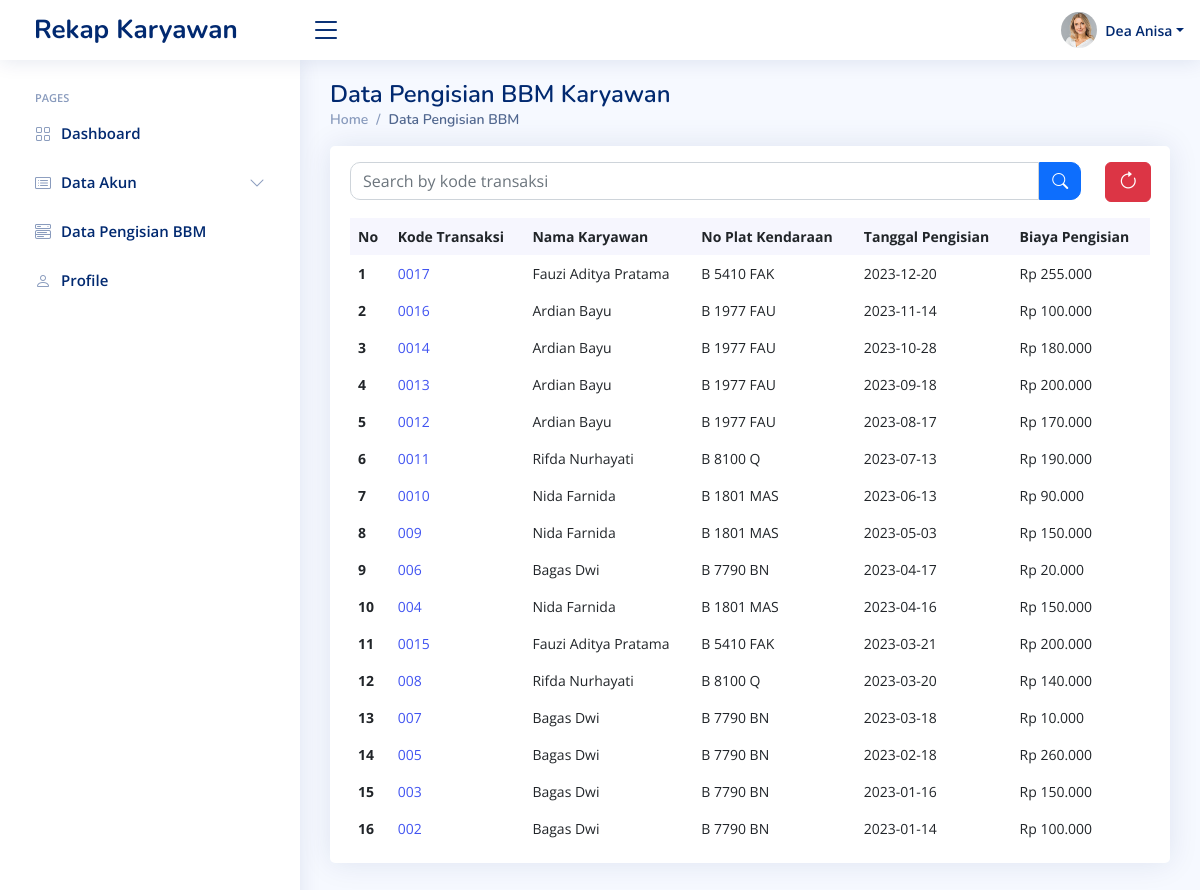
Page /data_pengisian_bbm.php (signed in) on the committed database.
### tables this page shows
CREATE TABLE `tb_user` (
  `id` int(11) NOT NULL,
  `username` varchar(20) NOT NULL,
  `password` varchar(20) NOT NULL,
  `nama_user` varchar(100) NOT NULL,
  `jenis_kelamin` varchar(10) NOT NULL,
  `no_telpon` varchar(20) NOT NULL,
  `email` varchar(100) NOT NULL,
  `foto_profil` varchar(100) NOT NULL,
  `level` varchar(10) NOT NULL
);

CREATE TABLE `tb_rekap_pengisian_bbm` (
  `id` int(11) NOT NULL,
  `tanggal` date NOT NULL,
  `username` varchar(100) NOT NULL,
  `kilometer` int(11) NOT NULL,
  `biaya_pengisian` int(11) NOT NULL,
  `keterangan` text NOT NULL,
  `bukti_pembayaran` varchar(100) NOT NULL
);

CREATE TABLE `tb_karyawan` (
  `id` int(11) NOT NULL,
  `username` varchar(20) NOT NULL,
  `nama_karyawan` varchar(100) NOT NULL,
  `nama_kendaraan` varchar(100) NOT NULL,
  `no_plat` varchar(20) NOT NULL,
  `total_pengisian` int(11) NOT NULL
);

### format_rupiah.php (called while the page is built)
<?php
function rupiah($angka)
{
    $hasil_rupiah = "Rp " . number_format($angka, 0, ',', '.');
    return $hasil_rupiah;
}

### data_pengisian_bbm.php (the view, shortened to what this page needs)
<?php
require './koneksi.php';
if ($_SESSION['admin'] || $_SESSION['karyawan']) {
    if ($_SESSION['admin']) {
        $user = $_SESSION['admin'];
    } else if ($_SESSION['karyawan']) {
        $user = $_SESSION['karyawan'];
    }
}
else{
    header('location:login.php');
}
$sql = mysqli_query($conn, "SELECT * FROM tb_user WHERE username = '$user' ");
$data = mysqli_fetch_assoc($sql);
?>
<!DOCTYPE html>
<html lang="en">
<?php
include 'head.php';
?>
<body>
    <?php
    include './navbar.php';
    ?>
    <main id="main" class="main">
        <div class="pagetitle">
            <h1>Data Pengisian BBM Karyawan</h1>
            <nav>
                <ol class="breadcrumb">
                    <li class="breadcrumb-item"><a href="./index.php">Home</a></li>
                    <li class="breadcrumb-item active">Data Pengisian BBM</li>
                </ol>
            </nav>
        </div>
        <section class="section dashboard">
            <div class="row">
                <div class="col-lg-12">
                    <div class="row">
                        <div class="col-12">
                            <div class="card top-selling overflow-auto">
                                <div class="card-body pb-0">
                                    <?php
                                    if ($data['level'] == "Karyawan") {
                                        $sql_karyawan = mysqli_query($conn, "SELECT * FROM tb_karyawan WHERE username = '$data[username]' ");
                                        $data_karyawan = mysqli_fetch_assoc($sql_karyawan);
                                        $query = mysqli_query($conn, "SELECT * FROM tb_rekap_pengisian_bbm WHERE username = '$data[username]' ORDER BY kilometer DESC");
                                        $data_pengisian = mysqli_fetch_assoc($query);
                                    ?>
                                        <div class="row ms-1">
                                            <h5 class="col-10 card-title">Total Pengisian BBM : <span class="text-dark fw-bold fs-5"><?= rupiah($data_karyawan['total_pengisian']) ?></span> <br class="mb-2"> Kilometer Terakhir : <span class="text-dark fw-bold fs-5">
                                                    <?php
                                                    if (mysqli_num_rows($query) == 0) {
                                                        echo 0;
                                                    } else {
                                                        echo jarak($data_pengisian['kilometer']);
                                                    }
                                                    ?></span></h5>
                                            <a href="./create_pengisian_bbm.php" class="col-2 my-auto"><span class="btn btn-success"><i class="bi-plus-lg"></i> Tambah</span></a>
                                        </div>
                                        <div class="mb-3 row">
                                            <div class="col-11">
                                                <form class="search-form d-flex align-items-center" method="POST" action="">
                                                    <input type="text" name="search" placeholder="Search by kode transaksi" class="form-control" style="border-radius: 10px 0 0 10px;" required>
                                                    <button type="submit" class="btn btn-primary" style="border-radius: 0 10px 10px 0;"><i class="bi bi-search"></i></button>
                                                </form>
                                            </div>
                                            <div class="col-1">
                                                <a href="" class="btn btn-danger py-1 my-auto" title="Refresh Page"><i class="bi bi-arrow-clockwise fs-5"></i></a>
                                            </div>
                                        </div>
                                        <table class="table table-borderless">
                                            <thead>
                                                <tr>
                                                    <th scope="col">No</th>
                                                    <th scope="col">Kode Transaksi</th>
                                                    <th scope="col">Tanggal Pengisian</th>
                                                    <th scope="col">Biaya Pengisian</th>
                                                    <th scope="col">Kilometer</th>
                                                    <th scope="col" class="text-center col-2"><i class="bi bi-gear-fill"></i></th>
                                                </tr>
                                            </thead>
                                            <tbody>
                                                <?php
                                                $no = 1;
                                                if (isset($_POST['search'])) {
                                                    $id = substr($_POST['search'], 2);
                                                    $query = mysqli_query($conn, "SELECT * FROM tb_rekap_pengisian_bbm WHERE username = '$data[username]' && id = '$id' ");
                                                } else {
                                                    $query = mysqli_query($conn, "SELECT * FROM tb_rekap_pengisian_bbm WHERE username = '$data[username]' ORDER BY kilometer DESC ");
                                                }
                                                while ($data_pengisian = mysqli_fetch_assoc($query)) {
                                                    $sql_karyawan = mysqli_query($conn, "SELECT * FROM tb_karyawan WHERE username = '$data_pengisian[username]' ");
                                                    $data_karyawan = mysqli_fetch_assoc($sql_karyawan);
                                                ?>
                                                    <tr>
                                                        <th scope="row"><?= $no++ ?></th>
                                                        <td><a type="button" class="text-link" data-bs-toggle="modal" data-bs-target="#modalTransaksi<?= $data_pengisian['id'] ?>">00<?= $data_pengisian['id'] ?></a></td>
                                                        <td><?= $data_pengisian['tanggal'] ?></td>
                                                        <td><?= rupiah($data_pengisian['biaya_pengisian']) ?></td>
                                                        <td><?= jarak($data_pengisian['kilometer']) ?></td>
                                                        <td class="text-center">
                                                            <a href="./update_pengisian_bbm.php?id=<?= $data_pengisian['id'] ?>" class="me-1">Ubah</a>
                                                            <a href="./delete_pengisian_bbm.php?username=<?= $data_karyawan['username'] ?>&id=<?= $data_pengisian['id'] ?>" onclick="return confirm('Apakah anda yakin ingin menghapus data tersebut?')" class="ms-1">Hapus</a>
                                                        </td>
                                                    </tr>
                                                <?php
                                                    include './detail_transaksi.php';
                                                }
                                                ?>
                                            </tbody>
                                        </table>
                                    <?php
                                    } elseif ($data['level'] == "Admin") {
                                    ?>
                                        <div class="my-3 row">
                                            <div class="col-11">
                                                <form class="search-form d-flex align-items-center" method="POST" action="">
                                                    <input type="text" name="search" placeholder="Search by kode transaksi" class="form-control" style="border-radius: 10px 0 0 10px;" required>
                                                    <button type="submit" class="btn btn-primary" style="border-radius: 0 10px 10px 0;"><i class="bi bi-search"></i></button>
                                                </form>
                                            </div>
                                            <div class="col-1">
                                                <a href="" class="btn btn-danger py-1 my-auto" title="Refresh Page"><i class="bi bi-arrow-clockwise fs-5"></i></a>
                                            </div>
                                        </div>
                                        <table class="table table-borderless">
                                            <thead>
                                                <tr>
                                                    <th scope="col">No</th>
                                                    <th scope="col">Kode Transaksi</th>
                                                    <th scope="col">Nama Karyawan</th>
                                                    <th scope="col">No Plat Kendaraan</th>
                                                    <th scope="col">Tanggal Pengisian</th>
                                                    <th scope="col">Biaya Pengisian</th>
                                                </tr>
                                            </thead>
                                            <tbody>
                                                <?php
                                                $no = 1;
                                                if (isset($_POST['search'])) {
                                                    $id = substr($_POST['search'], 2);
                                                    $query = mysqli_query($conn, "SELECT * FROM tb_rekap_pengisian_bbm WHERE id = '$id' ORDER BY tanggal DESC");
                                                } else {
                                                    $query = mysqli_query($conn, "SELECT * FROM tb_rekap_pengisian_bbm ORDER BY tanggal DESC");
                                                }
                                                while ($data_pengisian = mysqli_fetch_assoc($query)) {
                                                    $sql_karyawan = mysqli_query($conn, "SELECT * FROM tb_karyawan WHERE username = '$data_pengisian[username]' ");
                                                    $data_karyawan = mysqli_fetch_assoc($sql_karyawan);
                                                ?>
                                                    <tr>
                                                        <th scope="row"><?= $no++ ?></th>
                                                        <td><a type="button" class="text-link" data-bs-toggle="modal" data-bs-target="#modalTransaksi<?= $data_pengisian['id'] ?>">00<?= $data_pengisian['id'] ?></a></td>
                                                        <td><?= $data_karyawan['nama_karyawan'] ?></td>
                                                        <td><?= $data_karyawan['no_plat'] ?></td>
                                                        <td><?= $data_pengisian['tanggal'] ?></td>
                                                        <td><?= rupiah($data_pengisian['biaya_pengisian']) ?></td>
                                                    </tr>
                                                <?php
                                                }
                                                ?>
                                            </tbody>
                                        </table>
                                    <?php
                                    }
                                    ?>
                                </div>
                            </div>
                        </div>
                    </div>
                </div>
            </div>
        </section>
    </main>
</body>
</html>

### navbar.php (shortened to what this page needs)
<header id="header" class="header fixed-top d-flex align-items-center">
    <div class="d-flex align-items-center justify-content-between">
        <a href="./index.php" class="logo d-flex align-items-center">
            <span class="d-none d-lg-block ms-2">Rekap Karyawan</span>
        </a>
        <i class="bi bi-list toggle-sidebar-btn"></i>
    </div>
    <nav class="header-nav ms-auto">
        <ul class="d-flex align-items-center">
            <li class="nav-item dropdown pe-3">
                <a class="nav-link nav-profile d-flex align-items-center pe-0" href="#" data-bs-toggle="dropdown">
                    <?php
                    if ($data['foto_profil'] == '') {
                        if ($data['jenis_kelamin'] == 'L') {
                    ?>
                            <img src="assets/img/profile-img.jpg" alt="Profile" class="rounded-circle">
                        <?php
                        } else {
                        ?>
                            <img src="assets/img/messages-1.jpg" alt="Profile" class="rounded-circle">
                        <?php
                        }
                    } else {
                        ?>
                        <img src="./profile/<?= $data['foto_profil'] ?>" alt="Profile" class="rounded-circle" style="max-width: 40px; height: 50px;">
                    <?php
                    }
                    ?>
                    <span class="d-none d-md-block dropdown-toggle ps-2"><?= $data['nama_user'] ?></span>
                </a>
            </li>
        </ul>
    </nav>
</header>
<aside id="sidebar" class="sidebar">
    <ul class="sidebar-nav" id="sidebar-nav">
        <li class="nav-heading">Pages</li>
        <li class="nav-item">
            <a class="nav-link collapsed" href="./index.php">
                <i class="bi bi-grid"></i>
                <span>Dashboard</span>
            </a>
        </li>
        <?php
        if ($data['level'] == 'Admin') {
        ?>
            <li class="nav-item">
                <a class="nav-link collapsed" data-bs-target="#tables-nav" data-bs-toggle="collapse" href="#">
                    <i class="bi bi-card-list"></i><span>Data Akun</span><i class="bi bi-chevron-down ms-auto"></i>
                </a>
            </li>
            <li class="nav-item">
                <a class="nav-link collapsed" href="./data_pengisian_bbm.php">
                    <i class="bi bi-menu-button-wide"></i>
                    <span>Data Pengisian BBM</span>
                </a>
            </li>
        <?php
        }
        ?>
        <li class="nav-item">
            <a class="nav-link collapsed" href="./profile.php">
                <i class="bi bi-person"></i>
                <span>Profile</span>
            </a>
        </li>
    </ul>
</aside>

### rows in the picture
tb_user: foto_profil (picture), nama_user "Dea Anisa"
tb_rekap_pengisian_bbm: id "17", tb_karyawan.nama_karyawan "Fauzi Aditya Pratama", tb_karyawan.no_plat "B 5410 FAK", tanggal "2023-12-20", biaya_pengisian "Rp 255.000"
tb_rekap_pengisian_bbm: id "16", tb_karyawan.nama_karyawan "Ardian Bayu", tb_karyawan.no_plat "B 1977 FAU", tanggal "2023-11-14", biaya_pengisian "Rp 100.000"
tb_rekap_pengisian_bbm: id "14", tb_karyawan.nama_karyawan "Ardian Bayu", tb_karyawan.no_plat "B 1977 FAU", tanggal "2023-10-28", biaya_pengisian "Rp 180.000"
tb_rekap_pengisian_bbm: id "13", tb_karyawan.nama_karyawan "Ardian Bayu", tb_karyawan.no_plat "B 1977 FAU", tanggal "2023-09-18", biaya_pengisian "Rp 200.000"
tb_rekap_pengisian_bbm: id "12", tb_karyawan.nama_karyawan "Ardian Bayu", tb_karyawan.no_plat "B 1977 FAU", tanggal "2023-08-17", biaya_pengisian "Rp 170.000"
tb_rekap_pengisian_bbm: id "11", tb_karyawan.nama_karyawan "Rifda Nurhayati", tb_karyawan.no_plat "B 8100 Q", tanggal "2023-07-13", biaya_pengisian "Rp 190.000"
tb_rekap_pengisian_bbm: id "10", tb_karyawan.nama_karyawan "Nida Farnida", tb_karyawan.no_plat "B 1801 MAS", tanggal "2023-06-13", biaya_pengisian "Rp 90.000"
tb_rekap_pengisian_bbm: id "9", tb_karyawan.nama_karyawan "Nida Farnida", tb_karyawan.no_plat "B 1801 MAS", tanggal "2023-05-03", biaya_pengisian "Rp 150.000"
tb_rekap_pengisian_bbm: id "6", tb_karyawan.nama_karyawan "Bagas Dwi", tb_karyawan.no_plat "B 7790 BN", tanggal "2023-04-17", biaya_pengisian "Rp 20.000"
tb_rekap_pengisian_bbm: id "4", tb_karyawan.nama_karyawan "Nida Farnida", tb_karyawan.no_plat "B 1801 MAS", tanggal "2023-04-16", biaya_pengisian "Rp 150.000"
tb_rekap_pengisian_bbm: id "15", tb_karyawan.nama_karyawan "Fauzi Aditya Pratama", tb_karyawan.no_plat "B 5410 FAK", tanggal "2023-03-21", biaya_pengisian "Rp 200.000"
tb_rekap_pengisian_bbm: id "8", tb_karyawan.nama_karyawan "Rifda Nurhayati", tb_karyawan.no_plat "B 8100 Q", tanggal "2023-03-20", biaya_pengisian "Rp 140.000"
tb_rekap_pengisian_bbm: id "7", tb_karyawan.nama_karyawan "Bagas Dwi", tb_karyawan.no_plat "B 7790 BN", tanggal "2023-03-18", biaya_pengisian "Rp 10.000"
tb_rekap_pengisian_bbm: id "5", tb_karyawan.nama_karyawan "Bagas Dwi", tb_karyawan.no_plat "B 7790 BN", tanggal "2023-02-18", biaya_pengisian "Rp 260.000"
tb_rekap_pengisian_bbm: id "3", tb_karyawan.nama_karyawan "Bagas Dwi", tb_karyawan.no_plat "B 7790 BN", tanggal "2023-01-16", biaya_pengisian "Rp 150.000"
tb_rekap_pengisian_bbm: id "2", tb_karyawan.nama_karyawan "Bagas Dwi", tb_karyawan.no_plat "B 7790 BN", tanggal "2023-01-14", biaya_pengisian "Rp 100.000"
